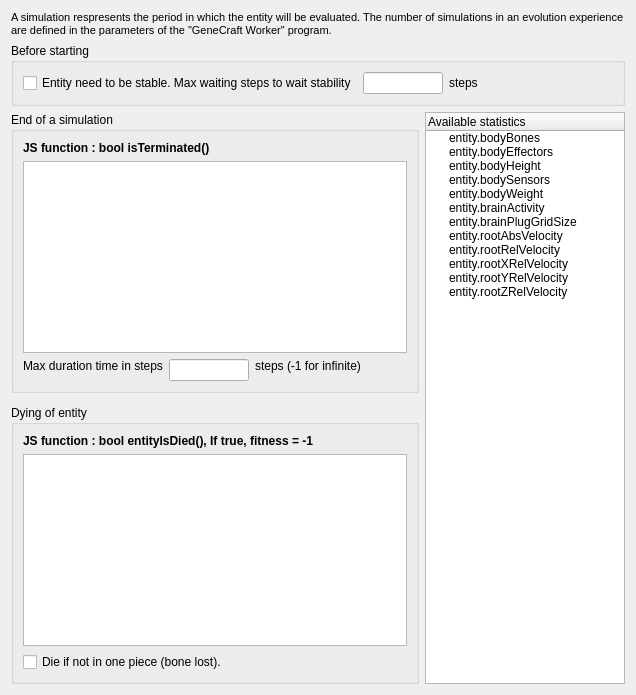
     <widget class="QWidget" name="tab">
      <attribute name="icon">
       <iconset resource="../../../ressources/ressources.qrc">
        <normaloff>:/img/icons/bullet_physics_library_play</normaloff>:/img/icons/bullet_physics_library_play</iconset>
      </attribute>
      <attribute name="title">
       <string>Simulation</string>
      </attribute>
      <layout class="QGridLayout" name="gridLayout_3">
       <item row="0" column="0" colspan="2">
        <widget class="QLabel" name="label_2">
         <property name="font">
          <font>
           <pointsize>8</pointsize>
           <weight>50</weight>
           <italic>false</italic>
           <bold>false</bold>
          </font>
         </property>
         <property name="text">
          <string>A simulation respresents the period in which the entity will be evaluated. The number of simulations in an evolution experience are defined in the parameters of the &quot;GeneCraft Worker&quot; program.</string>
         </property>
         <property name="wordWrap">
          <bool>true</bool>
         </property>
         <property name="margin">
          <number>10</number>
         </property>
        </widget>
       </item>
       <item row="1" column="0" colspan="2">
        <widget class="QGroupBox" name="groupBox_6">
         <property name="title">
          <string>Before starting</string>
         </property>
         <layout class="QGridLayout" name="gridLayout_16">
          <item row="1" column="1">
           <widget class="QLineEdit" name="leTimeToWaitForStability">
            <property name="maximumSize">
             <size>
              <width>80</width>
              <height>16777215</height>
             </size>
            </property>
            <property name="text">
             <string/>
            </property>
           </widget>
          </item>
          <item row="1" column="2">
           <widget class="QLabel" name="label_27">
            <property name="text">
             <string>steps</string>
            </property>
           </widget>
          </item>
          <item row="1" column="3">
           <spacer name="horizontalSpacer_7">
            <property name="orientation">
             <enum>Qt::Horizontal</enum>
            </property>
            <property name="sizeHint" stdset="0">
             <size>
              <width>40</width>
              <height>20</height>
             </size>
            </property>
           </spacer>
          </item>
          <item row="1" column="0">
           <widget class="QCheckBox" name="cbOnlyIfEntityIsStable">
            <property name="text">
             <string>Entity need to be stable. Max waiting steps to wait stability</string>
            </property>
            <property name="checked">
             <bool>false</bool>
            </property>
           </widget>
          </item>
         </layout>
        </widget>
       </item>
       <item row="2" column="0">
        <widget class="QGroupBox" name="groupBox_7">
         <property name="title">
          <string>End of a simulation</string>
         </property>
         <layout class="QGridLayout" name="gridLayout_17">
          <item row="0" column="0" colspan="4">
           <widget class="QLabel" name="label_28">
            <property name="font">
             <font>
              <weight>75</weight>
              <bold>true</bold>
             </font>
            </property>
            <property name="text">
             <string>JS function : bool isTerminated()</string>
            </property>
           </widget>
          </item>
          <item row="2" column="0">
           <widget class="QLabel" name="label_7">
            <property name="text">
             <string>Max duration time in steps</string>
            </property>
           </widget>
          </item>
          <item row="2" column="1" rowspan="2">
           <widget class="QLineEdit" name="leDuration">
            <property name="maximumSize">
             <size>
              <width>80</width>
              <height>16777215</height>
             </size>
            </property>
            <property name="text">
             <string/>
            </property>
           </widget>
          </item>
          <item row="2" column="2">
           <widget class="QLabel" name="label_29">
            <property name="text">
             <string>steps (-1 for infinite)</string>
            </property>
           </widget>
          </item>
          <item row="2" column="3" rowspan="2">
           <spacer name="horizontalSpacer_8">
            <property name="orientation">
             <enum>Qt::Horizontal</enum>
            </property>
            <property name="sizeHint" stdset="0">
             <size>
              <width>40</width>
              <height>20</height>
             </size>
            </property>
           </spacer>
          </item>
          <item row="1" column="0" colspan="4">
           <widget class="QTextEdit" name="teEndFunction">
            <property name="font">
             <font>
              <family>Courier New</family>
             </font>
            </property>
           </widget>
          </item>
         </layout>
        </widget>
       </item>
       <item row="4" column="0">
        <widget class="QGroupBox" name="groupBox_8">
         <property name="title">
          <string>Dying of entity</string>
         </property>
         <layout class="QGridLayout" name="gridLayout_18">
          <item row="2" column="0">
           <widget class="QCheckBox" name="cbStopIfEntityIsNotInOnePiece">
            <property name="text">
             <string>Die if not in one piece (bone lost).</string>
            </property>
           </widget>
          </item>
          <item row="1" column="0">
           <widget class="QTextEdit" name="teDieFunction">
            <property name="font">
             <font>
              <family>Courier New</family>
             </font>
            </property>
           </widget>
          </item>
          <item row="0" column="0">
           <widget class="QLabel" name="label_5">
            <property name="font">
             <font>
              <weight>75</weight>
              <bold>true</bold>
             </font>
            </property>
            <property name="text">
             <string>JS function : bool entityIsDied(), If true, fitness = -1</string>
            </property>
           </widget>
          </item>
         </layout>
        </widget>
       </item>
       <item row="2" column="1" rowspan="3">
        <widget class="QTreeWidget" name="twAvailableStatsInSim">
         <property name="maximumSize">
          <size>
           <width>200</width>
           <height>16777215</height>
          </size>
         </property>
         <column>
          <property name="text">
           <string>Available statistics</string>
          </property>
         </column>
         <item>
          <property name="text">
           <string>entity.bodyBones</string>
          </property>
         </item>
         <item>
          <property name="text">
           <string>entity.bodyEffectors</string>
          </property>
         </item>
         <item>
          <property name="text">
           <string>entity.bodyHeight</string>
          </property>
         </item>
         <item>
          <property name="text">
           <string>entity.bodySensors</string>
          </property>
         </item>
         <item>
          <property name="text">
           <string>entity.bodyWeight</string>
          </property>
         </item>
         <item>
          <property name="text">
           <string>entity.brainActivity</string>
          </property>
         </item>
         <item>
          <property name="text">
           <string>entity.brainPlugGridSize</string>
          </property>
         </item>
         <item>
          <property name="text">
           <string>entity.rootAbsVelocity</string>
          </property>
         </item>
         <item>
          <property name="text">
           <string>entity.rootRelVelocity</string>
          </property>
         </item>
         <item>
          <property name="text">
           <string>entity.rootXRelVelocity</string>
          </property>
         </item>
         <item>
          <property name="text">
           <string>entity.rootYRelVelocity</string>
          </property>
         </item>
         <item>
          <property name="text">
           <string>entity.rootZRelVelocity</string>
          </property>
         </item>
        </widget>
       </item>
      </layout>
     </widget>
